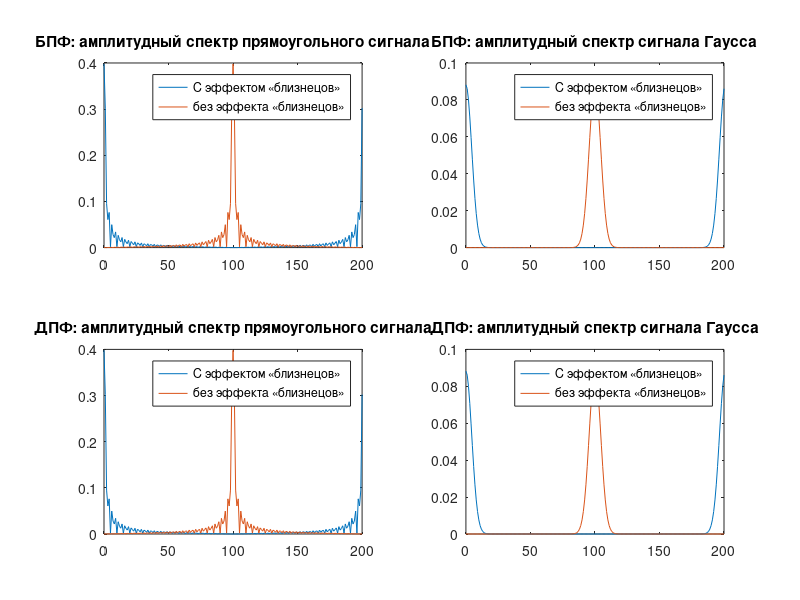

Write the MATLAB code that produced this figure.
function main
  t_max = 5;
  t = -t_max:0.05:t_max;

  rect = rectangular(t);
  gauss = gaussian(t);

  tic
  rect_fft = fft(rect);
  gauss_fft = fft(gauss);
  toc

  rect_fft_notwin = fftshift(rect_fft);
  gauss_fft_notwin = fftshift(gauss_fft);

  tic
  rect_dft = dft(rect);
  gauss_dft = dft(gauss);
  toc

  rect_dft_notwin = fftshift(rect_dft);
  gauss_dft_notwin = fftshift(gauss_dft);

  xs = 0:length(t)-1;

  figure(4);
  show_figure(1, xs, rect_fft, rect_fft_notwin, 'БПФ', 'прямоугольного сигнала')
  show_figure(2, xs, gauss_fft, gauss_fft_notwin, 'БПФ', 'сигнала Гаусса')
  show_figure(3, xs, rect_dft, rect_dft_notwin, 'ДПФ', 'прямоугольного сигнала')
  show_figure(4, xs, gauss_dft, gauss_dft_notwin, 'ДПФ', 'сигнала Гаусса')
end

function y = gaussian(x)
  A = 1;
  sigma = 0.5;
  y = A * exp(-(x / sigma) .^ 2);
end

function y = rectangular(x)
  c = 2;
  y = zeros(size(x));
  y(abs(x) < c) = 1;
  y(abs(x) == c) = 0.5;
end

function y = dft(x)
  a = 0:length(x)-1;
  b = -2 * pi * sqrt(-1) * a / length(x);
  for i = 1:length(a)
    a(i) = 0;
    for j = 1:length(x)
      a(i) = a(i) + x(j) * exp(b(i) * j);
    end
  end
  y = a;
end

function show_figure(i, xs, y, y_notwin, alg, pulse_name)
  show_subplot(i, xs, y, y_notwin, @(x) abs(x), alg, 'амплитудный', pulse_name);
end

function show_subplot(i, xs, y, y_notwin, f, alg, spectrum_name, pulse_name)
  subplot(2, 2, i);
  plot(xs, f(y) / length(xs), xs, f(y_notwin) / length(xs));
  title([alg, ': ', spectrum_name, ' спектр ', pulse_name]);
  legend('С эффектом «близнецов»', 'без эффекта «близнецов»');
end
